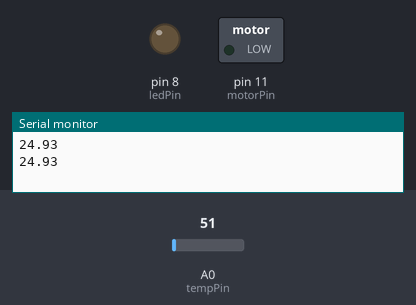
A sketch run on a simulated Arduino Uno, built with avr-gcc and run on an emulated ATmega328P. Parts: switched loads named in the sketch (green lamp = pin HIGH), output pins drawn as LEDs (lit = HIGH), the last lines printed to the serial monitor. The test bench sets the inputs (shaded band); at power-on: A0 (tempPin) = 51.

Above: at 1.8 s.
1.9 s: A0 (tempPin) set to 62
At 2.8 s:
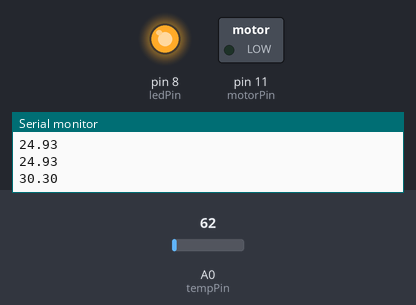
3.5 s: A0 (tempPin) set to 71
At 4.4 s:
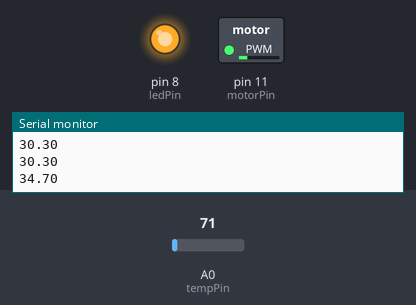
5.5 s: A0 (tempPin) set to 86
At 7.1 s:
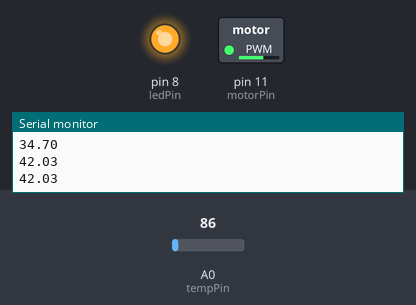
7.5 s: A0 (tempPin) set to 112
At 8.7 s:
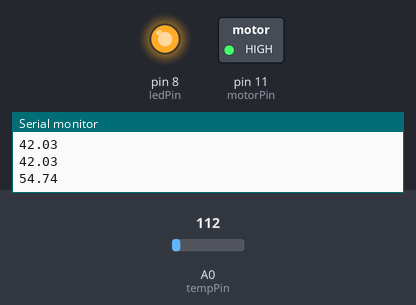
Timing chart, 0 to 10.5 s (numbered marks = the images above; inputs shaded):
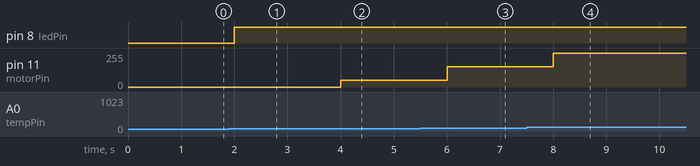

The sketch:

case-study2-temperature.ino
```cpp
const int tempPin =A0;
const int ledPin =8;
const int motorPin =11;


void setup()
{
  pinMode(ledPin, OUTPUT);
  pinMode(motorPin, OUTPUT);
  Serial.begin(9600);
}

void loop()
{
  int tempReading = analogRead(tempPin);
  float voltage = tempReading *5.0 /1023.0;
  float temperature = voltage *100; // LM35 sıcaklık hesaplama

  if(temperature > 30) {
    digitalWrite(ledPin,HIGH);
    int motorSpeed =map(temperature,30, 50,0,255);
    motorSpeed = constrain(motorSpeed,0,255);
    analogWrite(motorPin, motorSpeed);
    Serial.println(temperature);
  }else{
    digitalWrite(ledPin,LOW);
    analogWrite(motorPin,0);
    Serial.println(temperature);
  }
  delay(1000);
}
```

Measured:
- the behaviour switches between 61 and 62 on A0 (tempPin) (found by bisection; images 0 and 1)
- after the input at 1.9 s, pin 8 (ledPin): LOW → HIGH after 0.10 s
- after the input at 3.5 s, pin 11 (motorPin): 0/255 → 51/255 after 0.50 s
- after the input at 5.5 s, pin 11 (motorPin): 51/255 → 153/255 after 0.50 s
- after the input at 7.5 s, pin 11 (motorPin): 153/255 → 255/255 after 0.51 s
